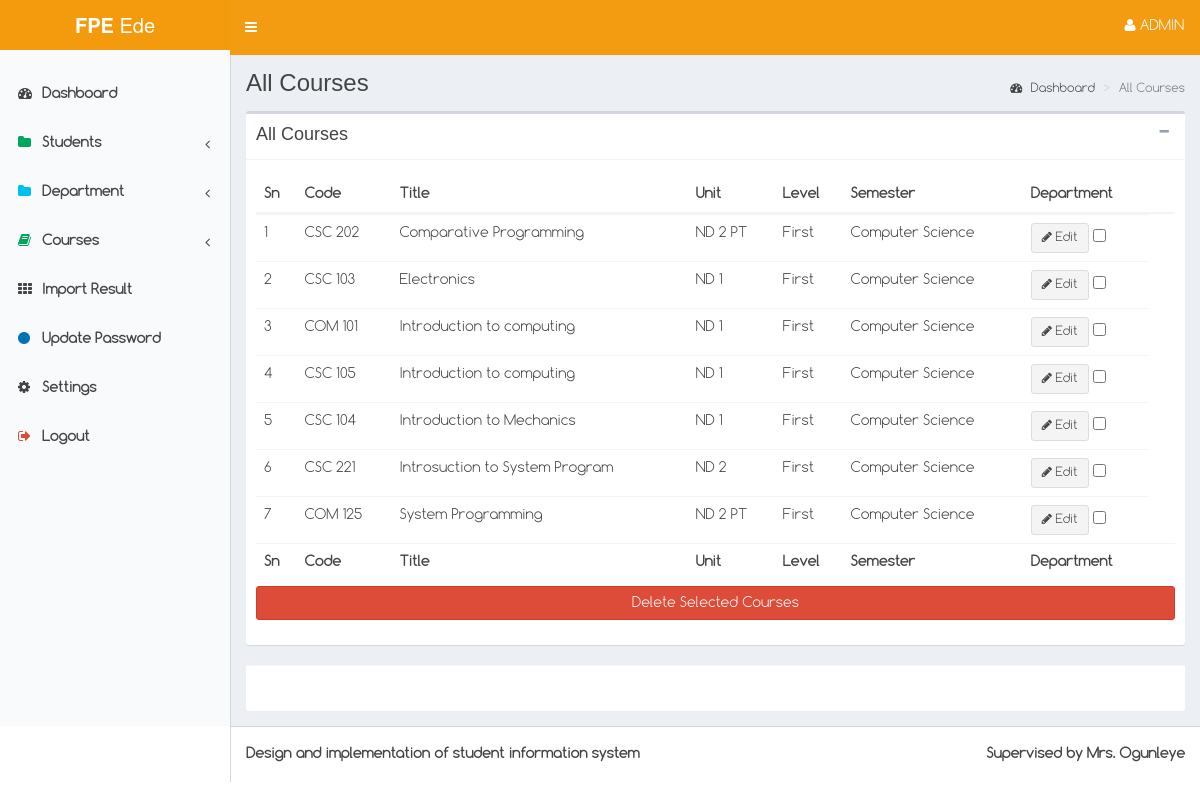
Page /admin/course.php (signed in) on the committed database.
### tables this page shows
CREATE TABLE `course_pool` (
  `id` int(11) NOT NULL,
  `code` varchar(10) NOT NULL,
  `title` varchar(200) NOT NULL,
  `level` varchar(50) NOT NULL,
  `semester` varchar(25) NOT NULL,
  `unit` int(11) NOT NULL,
  `faculty` varchar(100) DEFAULT NULL,
  `department` varchar(100) NOT NULL
);

CREATE TABLE `department` (
  `id` int(11) NOT NULL,
  `name` varchar(120) NOT NULL,
  `faculty` varchar(120) NOT NULL
);

### core/func.php (called while the page is built, shortened)
<?php
	function dept($id){
	    global $db;
	    $sql = $db->query("SELECT name FROM department WHERE id = '$id'");
	    $rs = $sql->fetch(PDO::FETCH_ASSOC);
	    return $rs['name'];
    }
?>

### admin/inc/all_courses.php (the view, shortened to what this page needs)
<div class="table-responsive">
    <form action="" method="post" onsubmit="return confirm('Are you sure you want to delete the selected courses?');">
    <table class="table" id="tables">
        <thead>
            <tr>
                <th>Sn</th>
                <th>Code</th>
                <th>Title</th>
                <th>Unit</th>
                <th>Level</th>
                <th>Semester</th>
                <th>Department</th>
                <th>&nbsp;</th>
            </tr>
        </thead>
        <tfoot>
        <tr>
            <th>Sn</th>
            <th>Code</th>
            <th>Title</th>
            <th>Unit</th>
            <th>Level</th>
            <th>Semester</th>
            <th>Department</th>
            <th>&nbsp;</th>
        </tr>
        </tfoot>
        <tbody>
        <?php
            $sn = 0;
            $sql = $db->query("SELECT * FROM course_pool ORDER BY department ASC, title ASC");
            while($rs = $sql->fetch(PDO::FETCH_ASSOC)){
                ?>
                    <tr>
                        <td><?php echo ++$sn;?></td>
                        <td><?php echo $rs['code'];?></td>
                        <td><?php echo $rs['title'];?></td>
                        <td><?php echo $rs['level'];?></td>
                        <td><?php echo $rs['semester'];?></td>
                        <td><?php echo dept($rs['department']);?></td>
                        <td>
                            <a href="course.php?act=edit&id=<?php echo $rs['id']; ?>" class="btn btn-sm btn-default"><i class="fa fa-pencil"></i> Edit</a>
                            <input type="checkbox" name="id[]" value="<?php echo $rs['id'];?>">
                        </td>
                    </tr>
                <?php
            }
        ?>
        </tbody>
    </table>
        <div class="form-group">
            <input type="submit" class="btn btn-danger btn-block" name="ok-delete" value="Delete Selected Courses">
        </div>
    </form>
    </div>
</div>

### admin/css/style.css (style rules this page uses)
body { font-family: 'Open Sans', sans-serif; font-weight: 400; font-size: 14px; line-height: 25px; color: #444; }
body a { transition:0.5s all; -webkit-transition:0.5s all; -moz-transition:0.5s all; -o-transition:0.5s all; -ms-transition:0.5s all; }

### rows in the picture
course_pool: code "CSC 202", title "Comparative Programming", level "ND 2 PT", semester "First", department.name "Computer Science"
course_pool: code "CSC 103", title "Electronics", level "ND 1", semester "First", department.name "Computer Science"
course_pool: code "COM 101", title "Introduction to computing", level "ND 1", semester "First", department.name "Computer Science"
course_pool: code "CSC 105", title "Introduction to computing", level "ND 1", semester "First", department.name "Computer Science"
course_pool: code "CSC 104", title "Introduction to Mechanics", level "ND 1", semester "First", department.name "Computer Science"
course_pool: code "CSC 221", title "Introsuction to System Program", level "ND 2", semester "First", department.name "Computer Science"
course_pool: code "COM 125", title "System Programming", level "ND 2 PT", semester "First", department.name "Computer Science"

### other values in the picture
$page_title "All Courses"
